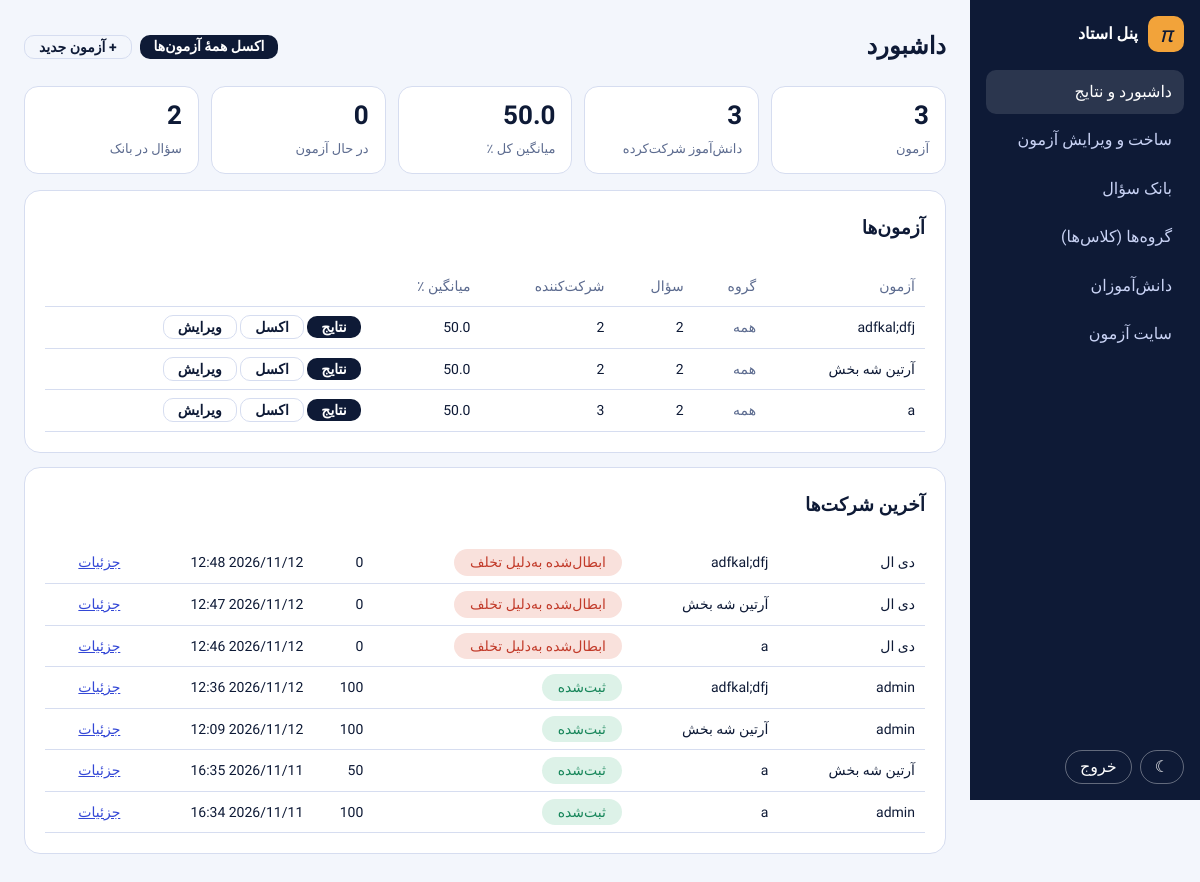
Screenshot of /teacher/ (signed in) with the database file from the repository.
### exams/models.py (models this page shows, shortened)
class Exam(models.Model):
    class ResultMode(models.TextChoices):
        IMMEDIATE = "immediate", "بلافاصله پس از پایان آزمون"
        SCHEDULED = "scheduled", "در زمان مشخص‌شده توسط استاد"
    title = models.CharField("عنوان", max_length=200)
    description = models.TextField("توضیحات", blank=True)
    duration_minutes = models.PositiveSmallIntegerField("مدت (دقیقه)", validators=[MinValueValidator(1)])
    max_violations = models.PositiveSmallIntegerField("حداکثر تخلف مجاز", default=3, validators=[MinValueValidator(1)])
    shuffle_questions = models.BooleanField("ترتیب سؤال‌ها تصادفی باشد", default=True)
    shuffle_options = models.BooleanField("ترتیب گزینه‌ها تصادفی باشد", default=True)
    result_mode = models.CharField("زمان اعلام نتیجه", max_length=12, choices=ResultMode.choices, default=ResultMode.IMMEDIATE)
    results_release_at = models.DateTimeField("زمان اعلام نتیجه", null=True, blank=True,
                                              help_text="فقط وقتی «در زمان مشخص» انتخاب شده لازم است.")
    show_answers = models.BooleanField("همراه نتیجه، پاسخ صحیح و مرور سؤال‌ها نشان داده شود", default=False)
    allowed_groups = models.ManyToManyField(Group, blank=True, verbose_name="گروه‌های مجاز",
        help_text="خالی = همهٔ کاربران واردشده. در غیر این صورت فقط اعضای این گروه‌ها (مثلاً یک کلاس) دسترسی دارند.")
    is_active = models.BooleanField("فعال", default=True)
    def total_questions(self):
        return self.questions.count() + sum(r.count for r in self.bank_rules.all())

class Attempt(models.Model):
    class Status(models.TextChoices):
        IN_PROGRESS = "in_progress", "در حال برگزاری"
        SUBMITTED = "submitted", "ثبت‌شده"
        DISQUALIFIED = "disqualified", "ابطال‌شده به‌دلیل تخلف"
        EXPIRED = "expired", "پایان زمان"
    user = models.ForeignKey(settings.AUTH_USER_MODEL, on_delete=models.PROTECT, related_name="attempts")
    exam = models.ForeignKey(Exam, on_delete=models.PROTECT, related_name="attempts")
    questions = models.ManyToManyField(Question, blank=True)  # مجموعهٔ سؤال‌های همین نفر (ثابت‌شده هنگام شروع)
    started_at = models.DateTimeField(auto_now_add=True)
    deadline = models.DateTimeField()
    finished_at = models.DateTimeField(null=True, blank=True)
    status = models.CharField(max_length=20, choices=Status.choices, default=Status.IN_PROGRESS)
    score = models.FloatField(null=True, blank=True)
    total = models.PositiveSmallIntegerField(default=0)
    answered = models.PositiveSmallIntegerField(default=0)
    correct = models.PositiveSmallIntegerField(default=0)
    violations = models.PositiveSmallIntegerField(default=0)
    class Meta:
        constraints = [
            models.UniqueConstraint(fields=["user", "exam"], name="one_attempt_per_user_exam"),
            models.CheckConstraint(condition=Q(score__isnull=True) | (Q(score__gte=0) & Q(score__lte=100)),
                                   name="score_in_0_100"),
        ]

### exams/teacher.py (the view)
# urls.py: path("teacher/", t.teacher_home, name="teacher_home"),
@teacher_only
def teacher_home(request):
    exams = Exam.objects.prefetch_related("allowed_groups").annotate(n=Count("attempts"), avg=Avg("attempts__score")).order_by("-id")
    kpi = Attempt.objects.aggregate(attempts=Count("id"), students=Count("user", distinct=True), avg=Avg("score"),
                                    live=Count("id", filter=Q(status="in_progress")))
    recent = Attempt.objects.select_related("user", "exam").order_by("-started_at")[:8]
    return render(request, "teacher_home.html", {"sec": "dash", "exams": exams, "kpi": kpi, "recent": recent,
                                                 "bank_count": Question.objects.filter(exam__isnull=True).count()})

### exams/templates/teacher_home.html
{% extends "panel_base.html" %}
{% block content %}
<div class="ph"><h1>داشبورد</h1>
  <div><a class="btn sm" href="{% url 'teacher_xlsx_all' %}">اکسل همهٔ آزمون‌ها</a><a class="btn sm line" href="{% url 'teacher_exam_new' %}">+ آزمون جدید</a></div></div>
<div class="kpis">
  <div class="kpi"><b>{{ exams|length }}</b><span>آزمون</span></div>
  <div class="kpi"><b>{{ kpi.students }}</b><span>دانش‌آموز شرکت‌کرده</span></div>
  <div class="kpi"><b>{{ kpi.avg|floatformat:1|default:"—" }}</b><span>میانگین کل ٪</span></div>
  <div class="kpi"><b>{{ kpi.live }}</b><span>در حال آزمون</span></div>
  <div class="kpi"><b>{{ bank_count }}</b><span>سؤال در بانک</span></div></div>
<section class="card"><h3 style="margin-top:0">آزمون‌ها</h3><div class="tblw"><table>
  <tr><th>آزمون</th><th>گروه</th><th>سؤال</th><th>شرکت‌کننده</th><th>میانگین ٪</th><th></th></tr>
  {% for e in exams %}<tr><td>{{ e.title }}{% if not e.is_active %} <span class="muted">(غیرفعال)</span>{% endif %}</td>
  <td>{% for g in e.allowed_groups.all %}{{ g.name }}{% if not forloop.last %}، {% endif %}{% empty %}<span class="muted">همه</span>{% endfor %}</td>
  <td>{{ e.total_questions }}</td><td>{{ e.n }}</td><td>{{ e.avg|floatformat:1|default:"—" }}</td>
  <td><a class="btn sm" href="{% url 'teacher_exam' e.pk %}">نتایج</a> <a class="btn sm line" href="{% url 'teacher_xlsx' e.pk %}">اکسل</a> <a class="btn sm line" href="{% url 'teacher_exam_edit' e.pk %}">ویرایش</a></td></tr>
  {% empty %}<tr><td colspan="6" class="muted">هنوز آزمونی نساخته‌اید.</td></tr>{% endfor %}</table></div></section>
{% if recent %}<section class="card"><h3 style="margin-top:0">آخرین شرکت‌ها</h3><div class="tblw"><table>
  {% for a in recent %}<tr><td>{{ a.user.get_full_name|default:a.user.username }}</td><td>{{ a.exam.title }}</td>
  <td><span class="badge {{ a.status }}">{{ a.get_status_display }}</span></td><td>{{ a.score|floatformat:"-1"|default:"—" }}</td>
  <td>{{ a.started_at|date:"Y/m/d H:i" }}</td><td><a href="{% url 'teacher_attempt' a.pk %}">جزئیات</a></td></tr>{% endfor %}</table></div></section>{% endif %}
{% endblock %}

### static/css/math.css (style rules this page uses)
:root { --ink:#0E1A36;--paper:#F3F6FC;--card:#fff;--line:#D6DDF0;--muted:#5C6B8F;--primary:#3347D6;--pencil:#F2A33A;--ok:#17865A;--bad:#C23B2A;--hero:#0E1A36;--btn:#0E1A36;--btn-ink:#fff;--sel:#E8EBFC;--okbg:#DDF2E8;--badbg:#F9E1DC;--serif:"STIX Two Text","Cambria Math",Georgia,serif }
* { box-sizing:border-box }
body { margin:0;background:var(--paper);color:var(--ink);font:16px/1.9 "Vazirmatn",Tahoma,sans-serif }
a { color:var(--primary) }
.card { background:var(--card);border:1px solid var(--line);border-radius:16px;padding:20px;margin-bottom:14px }
.btn { display:inline-block;background:var(--btn);color:var(--btn-ink);border:0;border-radius:12px;padding:8px 22px;font:700 16px "Vazirmatn",sans-serif;cursor:pointer;text-decoration:none }
.muted { color:var(--muted);font-size:14px }
.badge { display:inline-block;border-radius:999px;padding:0 16px;background:var(--sel);font-weight:500 }
.badge.submitted { background:var(--okbg);color:var(--ok) }
.badge.disqualified,.badge.expired { background:var(--badbg);color:var(--bad) }
.tblw { overflow-x:auto }
table { width:100%;border-collapse:collapse;font-size:14px }
th,td { padding:7px 10px;border-bottom:1px solid var(--line);text-align:start;white-space:nowrap }
th { color:var(--muted);font-weight:500 }

### static/css/panel.css (style rules this page uses)
.panel { display:flex;min-height:100vh }
.pmain h1 { font-size:24px;margin:0 }
.ph { display:flex;gap:10px;flex-wrap:wrap;align-items:center;justify-content:space-between;margin-bottom:16px }
.ph>div { display:flex;gap:8px;flex-wrap:wrap }
.kpis { display:grid;grid-template-columns:repeat(auto-fit,minmax(150px,1fr));gap:12px;margin-bottom:16px }
.kpi { background:var(--card);border:1px solid var(--line);border-radius:14px;padding:10px 16px }
.kpi b { display:block;font:800 26px/1.4 "Vazirmatn",sans-serif }
.kpi span { color:var(--muted);font-size:13px }
.btn.sm { padding:3px 14px;font-size:14px;border-radius:10px }
.btn.line { background:none;color:var(--ink);border:1px solid var(--line) }

### rows the page displays
Exam: title "adfkal;dfj", total_questions "2", n "2", avg "50.0"
Exam: title "آرتین شه بخش", total_questions "2", n "2", avg "50.0"
Exam: title "a", total_questions "2", n "3", avg "50.0"
Attempt: user.get_full_name "دی ال", exam "adfkal;dfj", status "ابطال‌شده به‌دلیل تخلف", score "0", started_at "2026/11/12 12:48"
Attempt: user.get_full_name "دی ال", exam "آرتین شه بخش", status "ابطال‌شده به‌دلیل تخلف", score "0", started_at "2026/11/12 12:47"
Attempt: user.get_full_name "دی ال", exam "a", status "ابطال‌شده به‌دلیل تخلف", score "0", started_at "2026/11/12 12:46"
Attempt: user.get_full_name "admin", exam "adfkal;dfj", status "ثبت‌شده", score "100", started_at "2026/11/12 12:36"
Attempt: user.get_full_name "admin", exam "آرتین شه بخش", status "ثبت‌شده", score "100", started_at "2026/11/12 12:09"
Attempt: user.get_full_name "آرتین شه بخش", exam "a", status "ثبت‌شده", score "50", started_at "2026/11/11 16:35"
Attempt: user.get_full_name "admin", exam "a", status "ثبت‌شده", score "100", started_at "2026/11/11 16:34"

### other values shown
{{ exams|length }} "3"
{{ kpi.students }} "3"
{{ kpi.avg|floatformat:1|default:"—" }} "50.0"
{{ kpi.live }} "0"
{{ bank_count }} "2"
